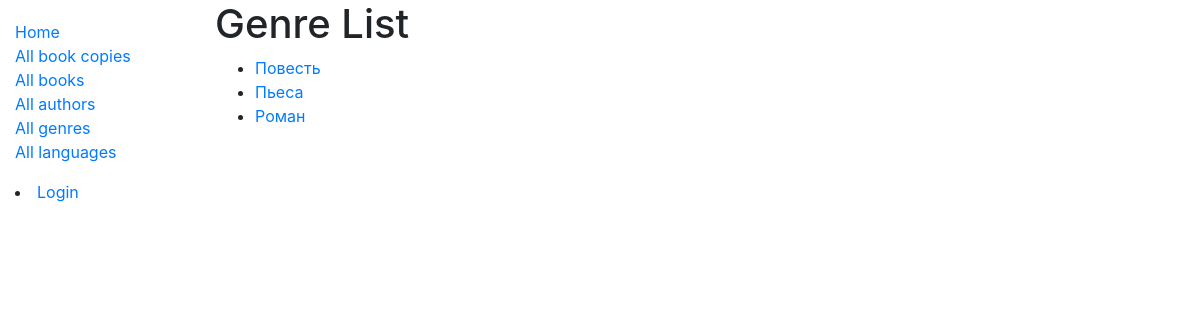
The app's page /catalog/genres/, older data.
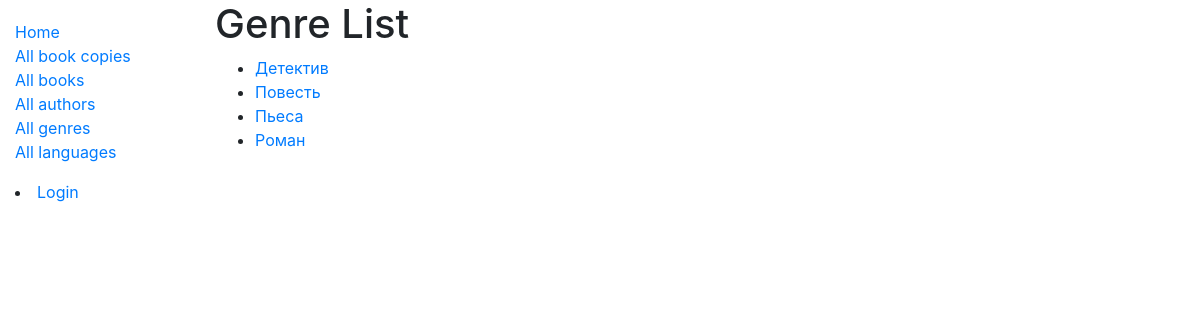
The same page, newer data.
### catalog/models.py (models this page shows)
class Genre(models.Model):
    name = models.CharField('Наименование', max_length=200, unique=True, help_text='Жанр книги. Например, Фантастика, Детектив, Поэзия и т.п.')
    class Meta:
        ordering = ['name']
    def __str__(self):
        return self.name
    def get_absolute_url(self):
        return reverse('genre-detail', args=[str(self.id)])

### catalog/views.py (the view)
# urls.py: path('genres/', views.GenreListView.as_view(), name='genres'),
class GenreListView(generic.ListView):
    model = Genre
    paginate_by = 10

### catalog/templates/catalog/genre_list.html
{% extends "base_generic.html" %}
{% block content %}
<h1>Genre List</h1>
{% if genre_list %}
  <ul>
  {% for genre in genre_list %}
    <li>
      <a href="{{ genre.get_absolute_url }}">
      {{ genre }}
      </a>
    </li>
  {% endfor %}
 </ul>
{% else %}
  <p>There are no genres available.</p>
{% endif %}
{% endblock %}

Row changes from the older to the newer data that the page shows:
added Genre: name "Детектив"
